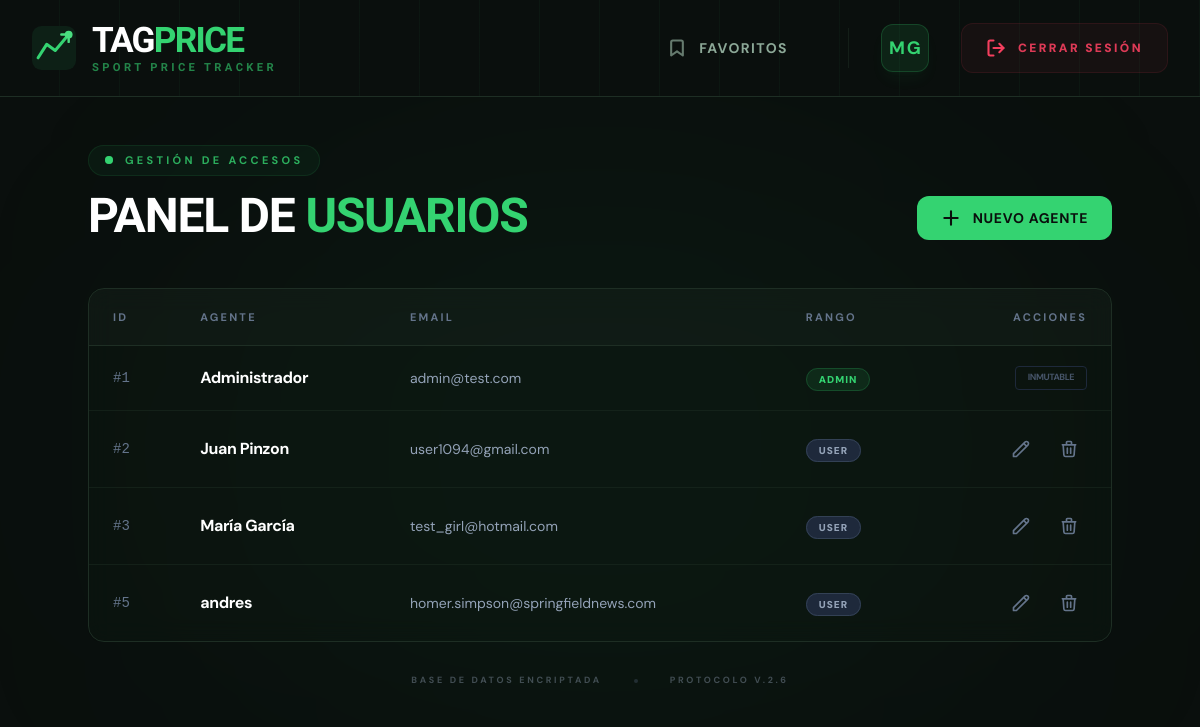
The app's page /views/panelAdmin.php (signed in) with its own data.
### tables this page shows
CREATE TABLE users (
    usu_id INTEGER PRIMARY KEY AUTOINCREMENT NOT NULL,
    usu_mail VARCHAR(50) NOT NULL UNIQUE,
    usu_password VARCHAR(255) NOT NULL,
    usu_name VARCHAR(200) NOT NULL,
    usu_rol TEXT NOT NULL DEFAULT "user" -- Por defecto, todos son usuarios
);

### views/panelAdmin.php (the view, shortened to what this page needs)
<?php
include PATH_BASE .'includes/header.php';
include_once PATH_BASE . 'includes/db_connect.php';
$sql = $db->prepare("SELECT usu_id, usu_mail, usu_name, usu_rol FROM users");
?>
<main class="relative min-h-[calc(100vh-96px)] py-12 px-4 overflow-hidden">
    <div class="absolute top-1/2 left-1/2 -translate-x-1/2 -translate-y-1/2 w-[800px] h-[500px] bg-brand/5 rounded-full blur-[140px] pointer-events-none"></div>
    <div class="relative w-full max-w-5xl mx-auto">
        <div class="flex flex-col md:flex-row md:items-end justify-between mb-12 gap-6">
            <div class="text-left">
                <div class="inline-flex items-center gap-3 px-4 py-1.5 rounded-full bg-brand/5 border border-brand/10 mb-4">
                    <span class="flex h-2 w-2">
                        <span class="relative inline-flex rounded-full h-2 w-2 bg-brand"></span>
                    </span>
                    <span class="text-[11px] font-bold uppercase tracking-[0.3em] text-brand/80">Gestión de Accesos</span>
                </div>
                <h1 class="font-display text-5xl font-bold text-white uppercase tracking-tight leading-none">
                    Panel de <span class="text-brand">Usuarios</span>
                </h1>
            </div>
            <a href="<?=URL_BASE?>views/user_uptade.php"
               class="flex items-center gap-3 bg-brand hover:bg-brand-light text-surface font-bold uppercase tracking-wider px-6 py-3 rounded-xl transition-all duration-300 hover:shadow-[0_0_20px_rgba(52,211,113,0.3)] active:scale-95 group text-sm">
                <svg xmlns="http://www.w3.org/2000/svg" class="w-5 h-5" fill="none" viewBox="0 0 24 24" stroke="currentColor" stroke-width="2.5">
                    <path stroke-linecap="round" stroke-linejoin="round" d="M12 4v16m8-8H4" />
                </svg>
                <span>Nuevo Agente</span>
            </a>
        </div>
        <div class="relative overflow-hidden rounded-2xl bg-surface-mid/40 backdrop-blur-md border border-surface-border">
            <div class="overflow-x-auto">
                <table class="w-full text-left border-collapse">
                    <thead>
                        <tr class="border-b border-surface-border bg-white/[0.02]">
                            <th class="px-6 py-5 text-[11px] font-bold uppercase tracking-[0.2em] text-slate-500">ID</th>
                            <th class="px-6 py-5 text-[11px] font-bold uppercase tracking-[0.2em] text-slate-500">Agente</th>
                            <th class="px-6 py-5 text-[11px] font-bold uppercase tracking-[0.2em] text-slate-500">Email</th>
                            <th class="px-6 py-5 text-[11px] font-bold uppercase tracking-[0.2em] text-slate-500">Rango</th>
                            <th class="px-6 py-5 text-[11px] font-bold uppercase tracking-[0.2em] text-slate-500 text-right">Acciones</th>
                        </tr>
                    </thead>
                    <tbody class="divide-y divide-surface-border/50">
                        <?php if($sql->execute()): ?>
                            <?php while($file = $sql->fetch(PDO::FETCH_ASSOC)):
                                $esAdmin = ($file['usu_rol'] === 'admin');
                            ?>
                                <tr class="hover:bg-white/[0.02] transition-colors group">
                                    <td class="px-6 py-5 font-mono text-sm text-slate-500">#<?= $file['usu_id'] ?></td>
                                    <td class="px-6 py-5">
                                        <span class="text-white font-bold tracking-tight"><?= $file['usu_name'] ?></span>
                                    </td>
                                    <td class="px-6 py-5 text-slate-400 text-sm font-body"><?= $file['usu_mail'] ?></td>
                                    <td class="px-6 py-5">
                                        <span class="px-3 py-1 rounded-full text-[10px] font-black uppercase tracking-widest <?= $esAdmin ? 'bg-brand/10 text-brand border border-brand/20' : 'bg-slate-800 text-slate-400 border border-slate-700' ?>">
                                            <?= $file['usu_rol'] ?>
                                        </span>
                                    </td>
                                    <td class="px-6 py-5">
                                        <div class="flex justify-end gap-3">
                                            <?php if (!$esAdmin): ?>
                                                <form action="<?= URL_BASE ?>views/user_uptade.php" method="post">
                                                    <button type="submit" class="p-2 text-slate-500 hover:text-brand transition-colors">
                                                        <svg xmlns="http://www.w3.org/2000/svg" class="w-5 h-5" fill="none" viewBox="0 0 24 24" stroke="currentColor" stroke-width="2">
                                                            <path stroke-linecap="round" stroke-linejoin="round" d="M15.232 5.232l3.536 3.536m-2.036-5.036a2.5 2.5 0 113.536 3.536L6.5 21.036H3v-3.572L16.732 3.732z" />
                                                        </svg>
                                                    </button>
                                                </form>
                                                <form action="<?= URL_BASE ?>actions/user_delete.proc.php" method="post" onsubmit="return confirm('¿Confirmar baja del sistema?')">
                                                    <button type="submit" class="p-2 text-slate-500 hover:text-red-500 transition-colors">
                                                        <svg xmlns="http://www.w3.org/2000/svg" class="w-5 h-5" fill="none" viewBox="0 0 24 24" stroke="currentColor" stroke-width="2">
                                                            <path stroke-linecap="round" stroke-linejoin="round" d="M19 7l-.867 12.142A2 2 0 0116.138 21H7.862a2 2 0 01-1.995-1.858L5 7m5 4v6m4-6v6m1-10V4a1 1 0 00-1-1h-4a1 1 0 00-1 1v3M4 7h16" />
                                                        </svg>
                                                    </button>
                                                </form>
                                            <?php else: ?>
                                                <div class="px-3 py-1 text-[9px] font-bold text-slate-600 uppercase tracking-tighter border border-slate-800 rounded">Inmutable</div>
                                            <?php endif; ?>
                                        </div>
                                    </td>
                                </tr>
                            <?php endwhile; ?>
                        <?php endif; ?>
                    </tbody>
                </table>
            </div>
        </div>
        <div class="mt-8 flex justify-center items-center gap-8 opacity-40">
            <span class="text-[9px] text-slate-400 uppercase tracking-[0.3em] font-bold">Base de datos encriptada</span>
            <span class="w-1 h-1 bg-slate-600 rounded-full"></span>
            <span class="text-[9px] text-slate-400 uppercase tracking-[0.3em] font-bold">Protocolo V.2.6</span>
        </div>
    </div>
</main>

### public/css/style.css (style rules this page uses)
body { background-color: #0a0f0d; color: #e2e8f0; margin: 0; padding: 0; }

### records on screen
users: usu_id "1", usu_name "Administrador", usu_mail "admin@test.com", usu_rol "ADMIN", shows "INMUTABLE"
users: usu_id "2", usu_name "Juan Pinzon", usu_mail "user1094@gmail.com", usu_rol "USER"
users: usu_id "3", usu_name "María García", usu_mail "test_girl@hotmail.com", usu_rol "USER"
users: usu_id "5", usu_name "andres", usu_mail "homer.simpson@springfieldnews.com", usu_rol "USER"

### other values on screen
$initials "MG"
